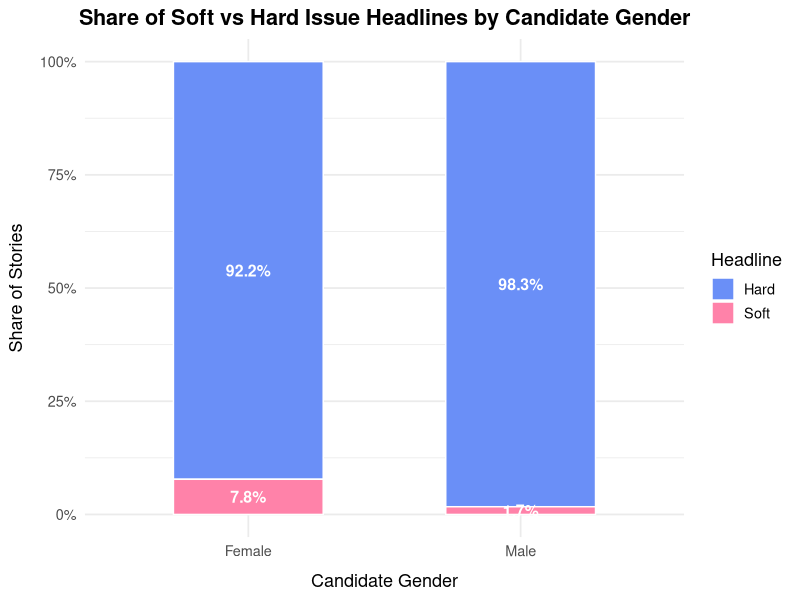

Here is the R script that generated this plot:
## ---- chunk 1
knitr::opts_chunk$set(echo = TRUE)
library(dplyr)
library(stringr)
library(ggplot2)
library(scales)
library(tidyr)
library(tidyverse)
## ---- chunk 2
stories <- read_csv("../data_clean/mediacloud_stories_2024_candidates.csv")
## ---- chunk 3
soft_terms <- c(
  "education", "school", "schools", "teacher", "teachers",
  "childcare", "children", "families", "family",
  "health", "healthcare", "medicaid", "medicare",
  "abortion", "reproductive", "maternity",
  "welfare", "food assistance", "snap"
)

hard_terms <- c(
  "economy", "economic", "inflation", "jobs", "tax", "taxes",
  "budget", "deficit",
  "defense", "military", "border", "immigration",
  "crime", "policing", "police",
  "terrorism", "foreign policy", "ukraine", "israel", "china"
)
## ---- chunk 4
normalize_text <- function(x) {
  x %>%
    str_replace_all("\\s+", " ") %>%
    str_squish() %>%
    str_to_lower()
}

count_hits <- function(text, terms) {
  pattern <- str_c("\\b(", str_c(terms, collapse = "|"), ")\\b")
  str_count(text, regex(pattern, ignore_case = TRUE))
}

scored <- stories %>%
  mutate(
    title_clean = normalize_text(title),
    soft_hits   = count_hits(title_clean, soft_terms),
    hard_hits   = count_hits(title_clean, hard_terms)
  )

## ---- chunk 5
viz_data <- scored %>%
  mutate(frame_simple = ifelse(soft_hits > hard_hits, "Soft", "Hard")) %>%
  group_by(gender, frame_simple) %>%
  summarise(n = n(), .groups = "drop") %>%
  group_by(gender) %>%
  mutate(
    pct = n / sum(n),
    pct_label = percent(pct, accuracy = 0.1),
    gender_label = ifelse(gender == "F", "Female", "Male")
  )

ggplot(viz_data, aes(x = gender_label, y = pct, fill = frame_simple)) +

  geom_col(width = 0.55, color = "white") +
  geom_text(
    aes(label = pct_label),
    position = position_stack(vjust = 0.5),
    color = "white",
    size = 4,
    fontface = "bold"
  ) +
  scale_fill_manual(
    values = c(
      "Soft" = "#FF82A9",   # pink
      "Hard" = "#6A8FF7"    # blue
    )
  ) +
  
  scale_y_continuous(labels = percent_format()) +
  
  labs(
    title = "Share of Soft vs Hard Issue Headlines by Candidate Gender",
    x = "Candidate Gender",
    y = "Share of Stories",
    fill = "Headline"
  ) +
  
  theme_minimal(base_size = 13) +
  theme(
    plot.title = element_text(face = "bold", hjust = 0.5),
    legend.position = "right",
    axis.title.x = element_text(margin = margin(t = 10)),
    axis.title.y = element_text(margin = margin(r = 10))
  )
